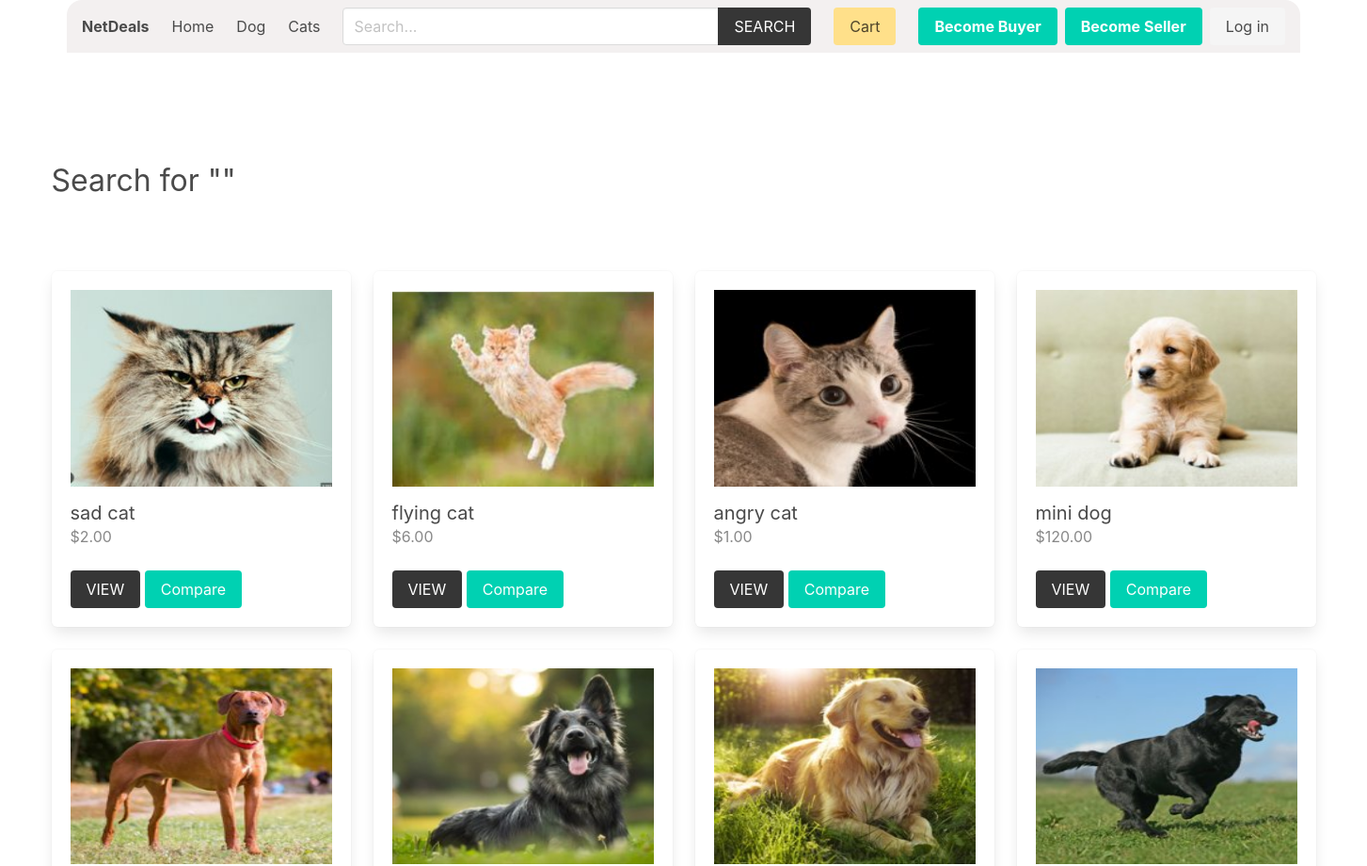
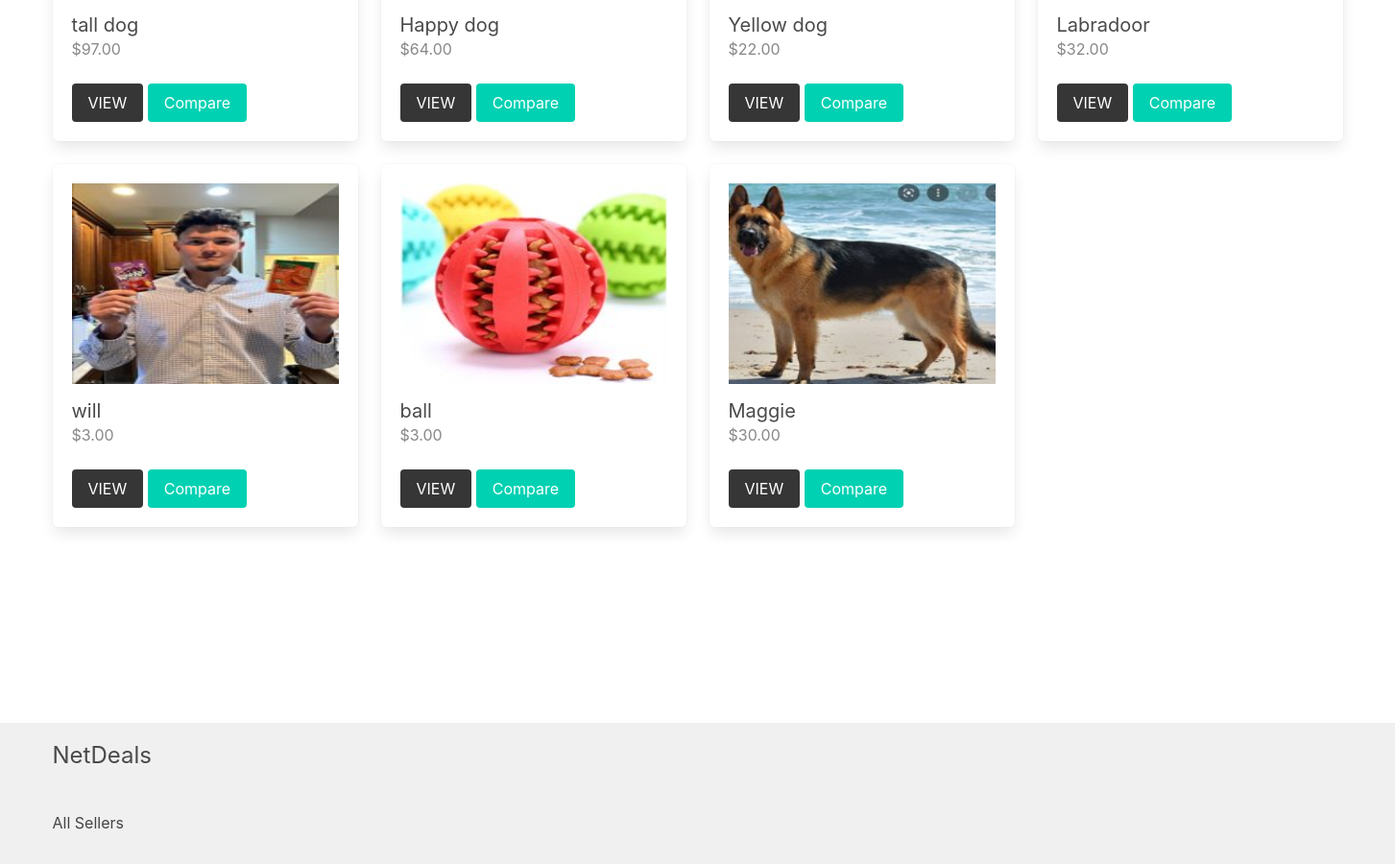
The app's page /product/search with its own data (2 pictures, top to bottom).
### product/models.py (models this page shows, shortened)
class Category(models.Model):
    title = models.CharField(max_length=50)
    slug = models.SlugField(max_length=55)
    ordering = models.IntegerField(default=0)
    class Meta:
        ordering = ['ordering']

class Product(models.Model):
    quantity = models.PositiveIntegerField(default=0)
    category = models.ForeignKey(Category, related_name='products', on_delete=models.CASCADE)
    seller = models.ForeignKey(SellerProfile, related_name="products", on_delete=models.CASCADE)
    title = models.CharField(max_length=50)
    slug = models.SlugField(max_length=55)
    description = models.TextField(blank=True, null=True)
    price = models.DecimalField(max_digits=6, decimal_places=2)
    added_date = models.DateTimeField(auto_now_add=True)
    image = models.ImageField(upload_to='uploads/', blank=True, null=True)
    thumbnail = models.ImageField(upload_to='uploads/', blank=True, null=True) # Change uploads to thumbnails
    class Meta:
        ordering = ['-added_date']
    def get_thumbnail(self):
        if self.thumbnail:
            return self.thumbnail.url

### product/views.py (the view)
# urls.py: path('search', views.search, name="search"),
def search(request):
    query = request.GET.get('query', '') # second is default parameter which is empty
    products = Product.objects.filter(Q(title__icontains=query) | Q(description__icontains=query))
    return render(request, 'product/search.html', {'products':products, 'query': query})

### cart/cart.py (called while the page is built)
    def __len__(self):
        return sum(item['quantity'] for item in self.cart.values())

### cart/context_processors.py (called while the page is built)
def cart(request):
    return {'cart': Cart(request)}

### product/context_processors.py (called while the page is built)
def menu_categories(request):
    categories = Category.objects.all()
    return {'categories': categories}

### templates/product/search.html (shortened to what this page needs)
{% extends 'core/base.html' %}
{% block content %}
    <div class="columns is-multiline mb-6">
        <div class="column is-12 has-test-centered mt-6 mb-6">
            <h2 class="is-size-3"> Search for "{{query}}"</h2>
        </div>
        {% for product in products %}
            {% include 'product/parts/list_item.html' %}
        {% endfor %}
    </div>
{% endblock content %}

### templates/core/base.html (shortened to what this page needs)
{% load static %}
{% load product_filters %}
<!DOCTYPE html>
<html lang="en">
<head>
    <link rel="stylesheet" href="https://cdn.jsdelivr.net/npm/bulma@0.9.2/css/bulma.min.css">
    <link rel="stylesheet" href="{% static 'css/main.css' %}">
</head>
<body>
    <div class="container px-4">
        <nav class="navbar px-4" role="navigation" aria-label="main navigation">
            <div class="navbar-brand">
                <a class="navbar-item" href="{% url 'core:home' %}">
                    <h1><strong>NetDeals</strong></h1>
                </a>
            </div>
            <div id="navbarBasicExample" class="navbar-menu">
                <div class="navbar-start">
                <a class="navbar-item" href="{% url 'core:home' %}">
                    Home
                </a>
                {% for category in categories %}
                    <a class="navbar-item" href="{% url 'product:category' category.slug %}">
                        {{category.title}}
                    </a>
                {% endfor %}
                </div>
                <div class="navbar-start">
                    <div class="navbar-item">
                        <form method="get" action="{% url 'product:search' %}">
                            <div class="field has-addons">
                                <div class="control">
                                    <input type="search" name="query" id="" class="input" placeholder="Search...">
                                </div>
                                <div class="control">
                                    <button class="button is-dark is-uppercase">Search</button>
                                </div>
                            </div>
                        </form>
                    </div>
                </div>
                <div class="navbar-end">
                <div class="navbar-item">
                    <a href="{% url 'cart:cart' %}" class="button is-warning">Cart {% if cart %}({{cart|length}}){% endif %}</a>
                </div>
                {% if user.role == 'seller' %}
                <div class="navbar-item has-dropdown is-hoverable">
                    <a class="navbar-link is-capitalized">
                    {{user.seller.name}}
                    </a>
                    <div class="navbar-dropdown">
                    <a class="navbar-item" href="{% url 'seller:seller-dashboard' %}">
                        Dashboard
                    </a>
                    <a class="navbar-item" href="{% url 'seller:order-history' %}">
                        Order History
                    </a>
                    <a class="navbar-item" href="{% url 'seller:edit-seller' %}">
                        Update Profile
                    </a>
                    <a class="navbar-item" href="{% url 'seller:add-product' %}">
                        Add Product
                    </a>
                    <hr class="navbar-divider">
                    <a class="navbar-item" href="{% url 'seller:logout' %}">
                        Logout
                    </a>
                    </div>
                </div>
                {% else %}
                <div class="navbar-item">
                    <div class="buttons">
                        <a class="button is-primary" href="{% url 'buyer:become-buyer' %}">
                            <strong>Become Buyer</strong>
                        </a>
                        <a class="button is-primary" href="{% url 'seller:become-seller' %}">
                            <strong>Become Seller</strong>
                        </a>
                        <a class="button is-light" href="{% url 'core:login' %}">
                            Log in
                        </a>
                    </div>
                </div>
                {% endif %}
                </div>
            </div>
            </nav>
    </div>
    <section class="section">
        <div class="container">
            {% block content %}{% endblock content %}
        </div>
    </section>
    <div class="main-content-wrapper">
        <section class="section">
        </section>
    </div>
    <footer class="footer">
        <div class="container">
            <h3 class="is-size-4 mb-4">NetDeals</h3>
            <br>
            <a href="{% url 'seller:sellers' %}">All Sellers</a>
        </div>
    </footer>
</body>
</html>

### templates/product/parts/list_item.html (shortened to what this page needs)
<div class="column is-3 product-list-item">
    <div class="box">
        <figure class="image is-4by3 mb-4">
            <img src="{{ product.get_thumbnail }}" alt="{{product.title}}">
        </figure>
        <h2 class="subtitle">{{product.title}}</h2>
        <h3 class="price is-size-6 mb-5">${{product.price}}</h3>
        <a href="{% url 'product:product' product.category.slug product.slug %}" class="button is-dark is-uppercase">View</a>
         <button type="button" class="button is-primary" onclick="compareProduct({{ product.pk }})">Compare</button>
        </div>
</div>

### core/static/css/main.css (style rules this page uses)
.footer a { margin-bottom: 15px; display: inline-block; color: #444; }
.product-list-item .box .subtitle { margin-bottom: 0; }
.product-list-item .box .price { color: #888; }

### templates/core/base.html (style rules this page uses)
.navbar { z-index: 1000; background-color: #f3f0f0; border-radius: 1rem 1rem 0 0; margin-bottom: 1rem; width: 100%; position: relative; }
.navbar .input { width: 400px; }
.navbar .field.has-addons { width: 100%; }
body { display: flex; flex-direction: column; min-height: 100vh; }
.main-content-wrapper { flex-grow: 1; }
.footer { background-color: #f0f0f0; padding: 1rem 0; }

### records on screen
Category: title "Dog"
Category: title "Cats"
Product: get_thumbnail (picture), title "sad cat", price "2.00"
Product: get_thumbnail (picture), title "flying cat", price "6.00"
Product: get_thumbnail (picture), title "angry cat", price "1.00"
Product: get_thumbnail (picture), title "mini dog", price "120.00"
Product: get_thumbnail (picture), title "tall dog", price "97.00"
Product: get_thumbnail (picture), title "Happy dog", price "64.00"
Product: get_thumbnail (picture), title "Yellow dog", price "22.00"
Product: get_thumbnail (picture), title "Labradoor", price "32.00"
Product: get_thumbnail (picture), title "will", price "3.00"
Product: get_thumbnail (picture), title "ball", price "3.00"
Product: get_thumbnail (picture), title "Maggie", price "30.00"
